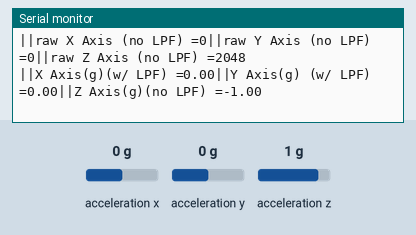
Simulated run of this sketch. Board: Arduino Uno, built with avr-gcc and run on an emulated ATmega328P. On the bench: the last lines printed to the serial monitor. Wiring (inferred from the names in the program): MPU-6050 motion sensor at I2C address 0x68. Inputs (shaded band) come from the test bench; at power-on: acceleration x 0 g, acceleration y 0 g, acceleration z 1 g.

Above: at 1.2 s.
1.3 s: acceleration x set to -1.4 g
At 2.0 s:
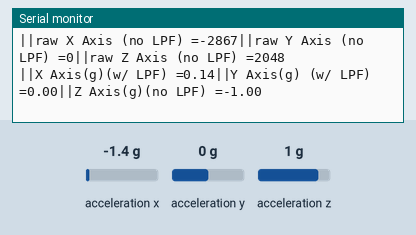
2.8 s: acceleration y set to -1.4 g
At 3.5 s:
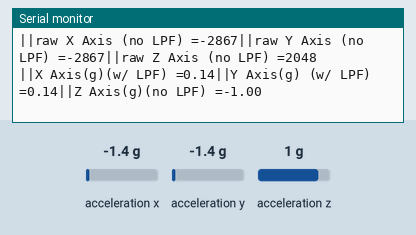
4.3 s: acceleration z set to -1.4 g
At 5.0 s:
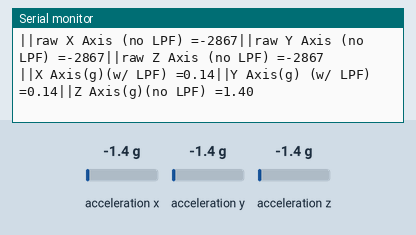

The sketch:

MPU6050_calibration.ino
```cpp
/*#######################MPU 6050 Accelerometer-REFERENCES: #############################

1. https://learn-cnc.com/mpu-6050-example-i2c-primer/

#########################################################################################
*/

#include<Wire.h>

#define MPU_addr  0x68 //The default address of the MPU is 0x68
#define register_powerManag 0x6B
#define register_accelConfig 0x1C
#define register_accelX 0x3B
#define register_accelY 0x3D
#define register_accelZ 0x3F


int maxAccel_raw = 32768; // raw output range = +-32 768
int accelConfig_g;// the config. set [+-(2g,4g,8g,or 16g)]
int gyroConfig; // the config. set +[+-(250,500,1000,or 2000)[in deg/s]]

void setup() {
  //Here we will begin the I2C communication
  Serial.begin(115200);

  Wire.begin();
  // ******************** I2C PACKET STRUCTURE: ******************

  /*
   The I2C hanshake process is as follows(the wire function calls written next to bit indices arent confirmed yet
   and is just a theory/my ideas on the matter):

     Master:

    [Start bit(Wire.begin()), Address byte(Wire.beginTransmission(Address)),
    Read/Write bit(Wire.requestFrom(addr,#bytes to receive/read)/Wire.write()), ACK/NACK bit, data byte 1(for Write:usually used as a
    register byte(think of like a specific address we want to read/write data to/from))(both read and write use Wire.write() to signify which register we want to deal w/),
    ACK/NACK bit,data byte 2(typically the actual data to write to the register)(for reading: indicates the # of bytes to receive(Wire.requestFrom()), ACK/NACK bit, Stop bit]


     **NOTE***:
          ==> ACK/NACK bits are sent by the slave
          ==> Wire.requestFrom() for reading and Wire.write() for writing adds data to their respective buffer
            ==> Whereas, Wire.read() for reading and Wire.endTransmission(false or true) releases the data from their respective buffers
              ==>Wire.endTransmission(false) maybe gives a terminator-Stop bit which sends the previous Wire.write() buffer then sends a Start bit to initialize transmission once more.

          ==> Both Wire.write() and Wire.read()deals with writing/reading 1 byte at a time


   */
  //*****************************************************************
  //Begin transmission with the MPU
  Wire.beginTransmission(MPU_addr);
 //+++++++++++++++Power Management:++++++++++++++++++++++++

/*----------------------  BITMAP:----------------------------------
 *
 *  Bit0 through Bit2 - are for selecting the clock source
  Bit3 is labelled TEMP_DIS, and allows us to turn the temperature sensor on or off. A value of 1 turns if off, we might as well leave it on so Bit3 will be 0.
  Bit4 is reserved, so we will just send 0 - the default
  Bit5 is labelled CYCLE, which lets us specificy an automatic sleep cycle. We will set it to 0 and avoid the hassle of a sleep mode
  Bit6 is labelled SLEEP, which lets us put it into sleep mode. Since we want the device on, we will set Bit6 to 0.
  Bit7 is DEVICE_RESET, which resets all internal registers to their default values. We won't be doing that, so Bit7 is 0.

-------------------------------------------------------------------
*/

  Wire.write(register_powerManag);// Wire.write actually puts the data in a buffer to send, the buffer is only released and sent when Wire.endTransmission is called

  Wire.write(0x00);// set all bits in power regist. to 0 (turning on the mpu)

  //Now, I'm not sure if you can continue sending data by sending a new register address and then the data, or if you need to end the transmission first. Just to be on the safe side, we will end the transmission and restart it.
  Wire.endTransmission(true);
  if( Wire.endTransmission(true)==0)
      {
      Serial.println(F("MPU I2C-Power Management register-TRANSMISSION SUCCESSFULL (slave(mpu) sent ACK(Acknowledge) bit)!!! "));
      }
     else
        {
          Serial.print(F("MPU I2C:-Power Management register--TRANSMISSION PROBLEM, PLEASE LOOK INTO. NACK Returns:\t"));
          Serial.println(Wire.endTransmission(true));

        }
  // changing MPU's clk from 8hz internal clk to gyroX clk as the datasheet says its recommended for stability purposes:
  uint8_t powerManag_data=0;
  uint8_t mpuCLK_array[] = {0x00,0x01,0x02,0x03,0x04,0x05,0x06,0x07};

      powerManag_data = powerManag_data|mpuCLK_array[1]; //selected gyroX clk

     Wire.beginTransmission(MPU_addr);

    Wire.write(register_powerManag);// Wire.write actually puts the data in a buffer to send, the buffer is only released and sent when Wire.endTransmission is called

  Wire.write(powerManag_data);// set all bits in power regist. to 0 (turning on the mpu)

  //Now, I'm not sure if you can continue sending data by sending a new register address and then the data, or if you need to end the transmission first. Just to be on the safe side, we will end the transmission and restart it.
  Wire.endTransmission(true);
  if( Wire.endTransmission(true)==0)
      {
      Serial.println(F("MPU I2C-Power Management register-TRANSMISSION SUCCESSFULL (slave(mpu) sent ACK(Acknowledge) bit)!!! "));
      }
     else
        {
          Serial.print(F("MPU I2C:-Power Management register--TRANSMISSION PROBLEM, PLEASE LOOK INTO. NACK Returns:\t"));
          Serial.println(Wire.endTransmission(true));

        }
  // +++++++++++++++++++++++++Assigning MPU's max accel. : ++++++++++++++++++++++++++++


  Wire.beginTransmission(MPU_addr);

  //Next, let's do the accelerometer. I'll skip going through figuring out each bit, and just say I want to send 0x00 - there's almost no way we will experience more than 2g of acceleration on the wheelchair, so the full scale range can be +-2g. The address is 0x1C
  Wire.write(register_accelConfig);

  const uint8_t accelConfigArray[] = {0x00,0x08,0x10,0x18};// array order is: {2g,4g,8g,16g}

  const int accelConfigArray_g [] = {2,4,8,16};

  uint8_t accelConfig = accelConfigArray[3];// config value that will be written to mpu

  Wire.write(accelConfig);

  Serial.print(F("Size of accelConfigArray_g is:\t"));
  Serial.println(sizeof(*accelConfigArray_g));


  Serial.print(F("Size of accelConfigArray is:\t"));
  Serial.println(sizeof(*accelConfigArray));

  // assigning the accel config value in g's:

        for (int counter=0; counter<4; counter++)
            {
            if (accelConfig == accelConfigArray[counter])
              {
                accelConfig_g = accelConfigArray_g[counter];
              }
            }

    Serial.print("accel. config (in g's) is:\t");
    Serial.println(accelConfig_g);

  //Wire.endTransmission(true);
  // checking if transmission received:

    Serial.print(F("# of accelConfig. Transmission bytes received:\t"));
    Serial.println(Wire.requestFrom(MPU_addr,1,true));
    if( Wire.endTransmission(true)==0)
      {
      Serial.println(F("MPU I2C-Accel Config register-TRANSMISSION SUCCESSFULL (slave(mpu) sent ACK(Acknowledge) bit)!!! "));
      }
     else
        {
          Serial.print(F("MPU I2C:-Accel. Config register-TRANSMISSION PROBLEM, PLEASE LOOK INTO. NACK Returns:\t"));
          Serial.println(Wire.endTransmission(true));

        }
  //Begin a serial connection so we can read the data

 // +++++++++++++++++++++++++Assigning MPU's max gyro: ++++++++++++++++++++++++++++

 //++++++++++++++++++++++++++++++++++++++++++++++++++++++++++++++++++++++++++++++++++++++++++


}

void loop() {
    //++++++++++++++++++++ X-axis: +++++++++++++++++++++++++++++++++++++++++++++

  /*
    the MPU stores its data into 2 8 bit chunks therefore we will combine them into a 16bit variable by shifting bits to the left by 8 bits then OR-ing the shifted (previously read bits w/ the incoming new bits)
    this will tell us exactly what value the mpu's outputting.
  */


  Wire.beginTransmission(MPU_addr);
  Wire.write(register_accelX);

  Wire.endTransmission(false);
     /*Sending a Restart by setting endTransmission(false), which doesnt endTransmission,keeping the connection active, and allows for multiple consecutive writes:
  also sends the buffer data to mpu as data wont send with Wire.h without Wire.endTransmission call
  it may give a terminator-Stop bit which sends the previous Wire.write() buffer then sends a Start bit to initialize transmission once more. */

  Wire.requestFrom(MPU_addr, 2, true);
    //default is true and initiates after data is requested ==> this acts like Wire.endTransmision
  // but the reason why this is not used as a substitute to the above Wire.endTransmission(false
  // is because if it were to be done the data wont be sent from the buffer


  int16_t accelX_16bit = Wire.read() << 8 | Wire.read();

  Wire.flush();


  float accelX_g = (float) accelX_16bit*accelConfig_g/ maxAccel_raw; // typecasting to make accelX_16bit a float

  //+++++++++++++++++++++++++++ Y axis: +++++++++++++++++++++++++++++++++++++++++
  Wire.beginTransmission(MPU_addr);
  Wire.write(register_accelY);
  Wire.endTransmission(false);
  Wire.requestFrom(MPU_addr, 2, true);
  int16_t accelY_16bit =  (Wire.read() << 8 | Wire.read());
  Wire.flush();
  //++++++++++++++++++++++++++++ Z-axis: +++++++++++++++++++++++++++++++++++++++++
  Wire.beginTransmission(MPU_addr);
  Wire.write(register_accelZ);
  Wire.endTransmission(false);
  Wire.requestFrom(MPU_addr, 2, true);

  int16_t accelZ_16bit =  (Wire.read() << 8 | Wire.read());

  Wire.flush();

    // convert raw accel. to g force:

  float accelY_g = (float)accelY_16bit*accelConfig_g / maxAccel_raw;

  float accelZ_g = (float) accelZ_16bit*accelConfig_g/ maxAccel_raw;

   //Apply the LP filter:

       float accelX_g_LPF = LowPassFilter(accelX_g_LPF,accelX_g,0.9);

       float accelY_g_LPF = LowPassFilter(accelY_g_LPF,accelY_g,0.9);

       //float accelZ_g_LPF = LowPassFilter(accelZ_g_LPF,accelZ_g,0.01);

//++++++++++++++++++++++++++++ Printing accel. values: +++++++++++++++++++++++++++
  Serial.print("||raw X Axis (no LPF) =");
  Serial.print(accelX_16bit);
  Serial.print("||raw Y Axis (no LPF) =");
  Serial.print(accelY_16bit);
  Serial.print("||raw Z Axis (no LPF) =");
  Serial.println(accelZ_16bit);

  /*
  Serial.print("||X Axis(g)(no LPF) =");
  Serial.print(accelX_g);
  Serial.print("||Y Axis(g) (no LPF) =");
  Serial.print(accelY_g);
  Serial.print("||Z Axis(g)(no LPF) =");
  Serial.println(accelZ_g);
*/
  Serial.print("||X Axis(g)(w/ LPF) =");
  Serial.print(accelX_g_LPF);
  Serial.print("||Y Axis(g) (w/ LPF) =");
  Serial.print(accelY_g_LPF);
  Serial.print("||Z Axis(g)(no LPF) =");
  Serial.println(accelZ_g);

  // One could calculate the angle we are at knowing that when the sensor is completely level Z should be 1, if it isn't then we just take cos-1(Z) to get our angle with respect to the horizon. We can detect if we are moving
  //by extrapolating our angle and what X and Y should be, and then finding if there is any additional acceleration. But let's move on to the temperature sensor - use page 30 of the register map
//+++++++++++++++++++++++++++++++++++++++++ Gyro: +++++++++++++++++++++++++++++++++++++++

//+++++++++++++++++++++++++++++++++++++++++++++++++++++++++++++++++++++++++++++++++++++++
  delay(500);
}
//Filters Data through a low pass filter. Use "alpha" to adjust filter strength.
float LowPassFilter(float OldVal, float NewRawVal, float alpha)
{
  float ProcessedVal;
  ProcessedVal = alpha * OldVal + (NewRawVal) * (1 - alpha);
  return ProcessedVal;
}
```

Measured:
- after the input at 1.3 s, the serial monitor: prints a new line after 0.27 s (image 1)
- after the input at 2.8 s, the serial monitor: prints a new line after 0.30 s (image 2)
- after the input at 4.3 s, the serial monitor: prints a new line after 0.33 s (image 3)
